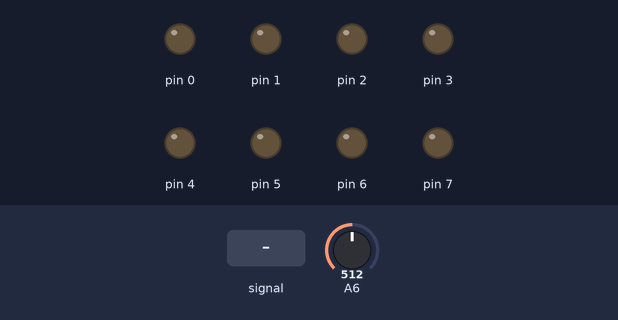
A sketch run on a simulated Arduino Uno, built with avr-gcc and run on an emulated ATmega328P. On the bench: output pins drawn as LEDs (lit = HIGH). The test bench sets the inputs (shaded band); at power-on: A6 = 512.

Above: at 0.8 s.
0.9 s: A6 fed a 2 Hz sine of ±306 counts around its level
At 1.42 s:
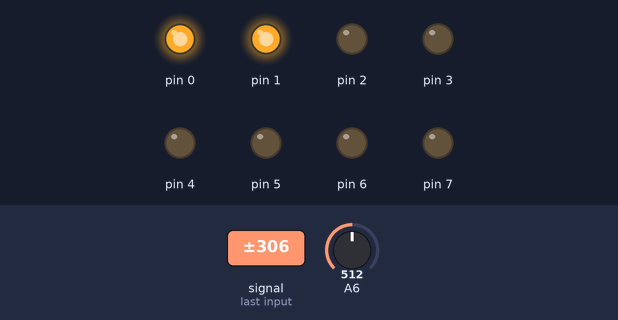
3.9 s: A6 fed a 200 Hz sine of ±460 counts around its level
5.4 s: A6 set to 360
At 6.6 s:
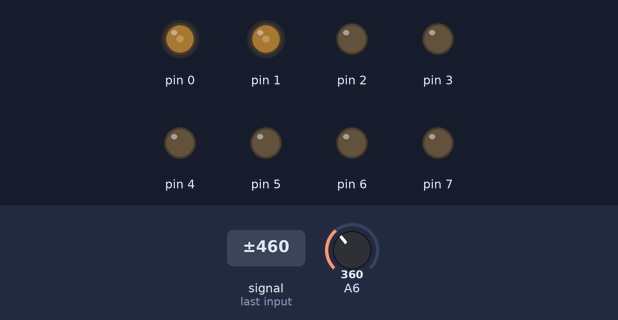
6.9 s: A6 set to 380
At 7.3 s:
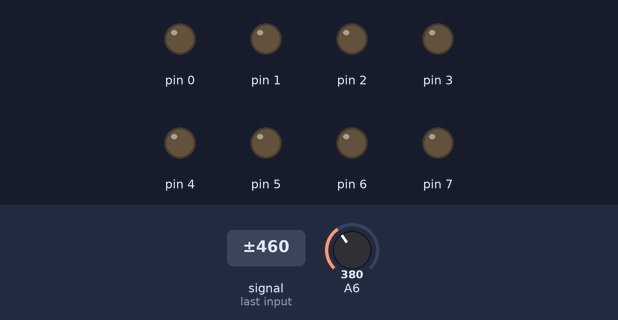
Timing chart, 0 to 9.4 s (numbered marks = the images above; inputs shaded):
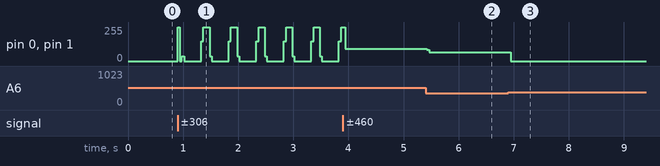

The sketch:

Abhishek_Question_3.ino
```cpp
#include <avr/io.h>
#include <util/delay.h>
#define setbit(x,y) (x|=y)
#define checkbit(x,y)((x) & (y))
#define clearbit(x,y)(x&=~y)
#define bitn(p) (0x01<<p)


int main (void)
{
  int y = 0;
  DDRD = 0xFF;

  while(true){
    ADMUX  = 0x46;
    ADCSRA = 0xC7;
    if(checkbit(ADCSRA, bitn(ADSC))){
      y = ADCW;
    }

    if(y < 370){
      PORTD = 0x03;
    }
    if(y > 300){
      PORTD = 0x00;
    }
  }
}
```

Measured:
- after the input at 5.4 s, pin 0, pin 1: 92/255 → 66/255 at once
- after the input at 6.9 s, pin 0, pin 1: 66/255 → 0/255 at once
